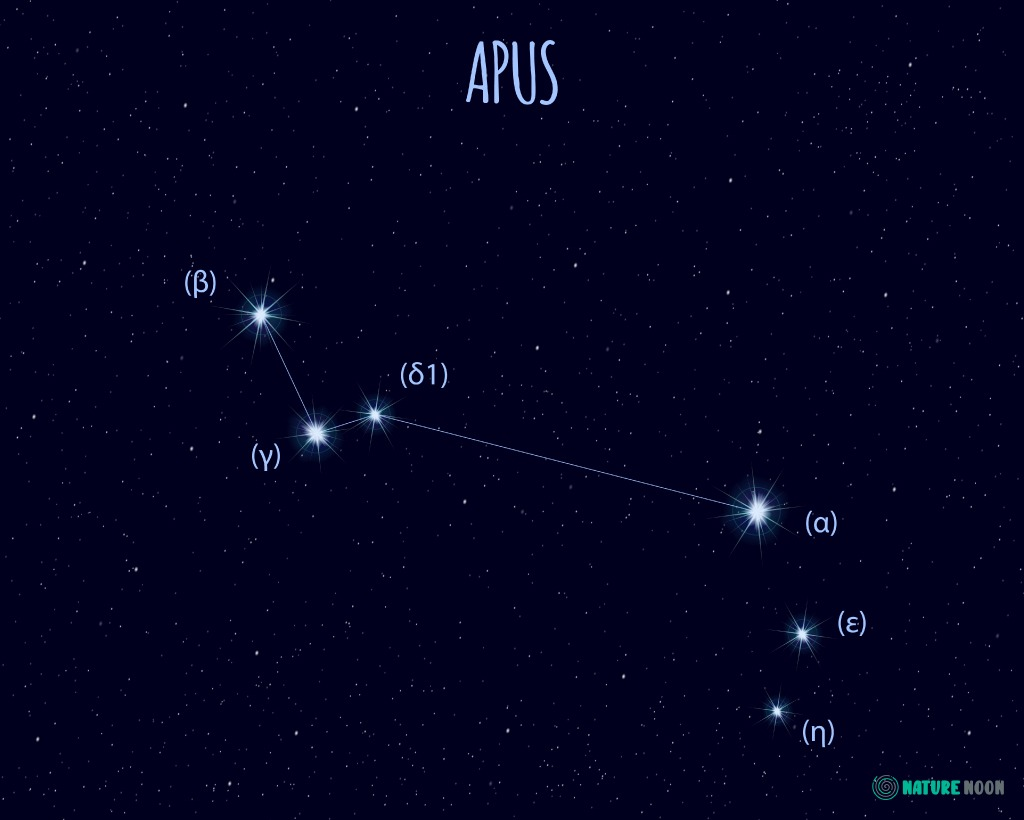
#> input picture constellations/visualization(named stars)/Apus.png, 1024 x 820 px, found by its file name; its folder holds only this picture in this run
$ python clear_refence_images.py
#> lines starting #> are read from the running program, lines starting #| are printed output that depends on the picture; after the words box and inside, x2 and y2 are one past the last pixel; in counts of white or black regions, pixels touching at a corner belong together
### constellations/calculate_angles.py
import numpy as np
import math


class Point:
    def __init__(self, x, y):
        self.x = x
        self.y = y

def create_stars_list(image):
    stars = []
    block_size = 5
    block_size_half = int(block_size / 2)
    image = np.append(np.zeros((image.shape[0], block_size_half), np.uint8), image, axis=1)
    image = np.append(image, np.zeros((image.shape[0], block_size_half), np.uint8), axis=1)

    image = np.append(np.zeros((block_size_half, image.shape[1]), np.uint8), image, axis=0)
    image = np.append(image, np.zeros((block_size_half, image.shape[1]), np.uint8), axis=0)
    for i in range(block_size_half, image.shape[0] - (block_size_half + 1)):
        for j in range(block_size_half, image.shape[1] - (block_size_half + 1)):
            if image[i][j] != 0:
                contains = False
                new_star = Point(j - block_size_half, i - block_size_half)
                for star in stars:
                    if calculate_distance(new_star, star) < 20:
                        contains = True
                        break
                if not contains:
                    stars.append(new_star)
    return stars

def calculate_distance(point1: Point, point2: Point):
    return math.sqrt(((point1.x - point2.x) ** 2) + ((point1.y - point2.y) ** 2))


# [16 lines left out: function calculate_angles, not called in this run]

### constellations/clear_refence_images.py
import cv2
import numpy as np
import os
import calculate_angles

src_dir = './visualization(named stars)'
dest_dir = './reference_images'

def clear_constellation_image(filename):
#> called with filename = 'Apus.png'
    img = cv2.imread(fr'{src_dir}\{filename}',cv2.IMREAD_UNCHANGED)
#> img is the input picture: shape (820, 1024, 3); mean B, G, R 32.5, 2.4, 2.1
    cleared_image = np.zeros((img.shape[0], img.shape[1]), np.uint8)
    for i in range(img.shape[0]):
        for j in range(img.shape[1]):
            avg = int(img[i][j][0]) + int(img[i][j][1]) + int(img[i][j][2])
            avg /= 3
            if avg < 215:
                cleared_image[i][j] = 0
            else:
                cleared_image[i][j] = 255
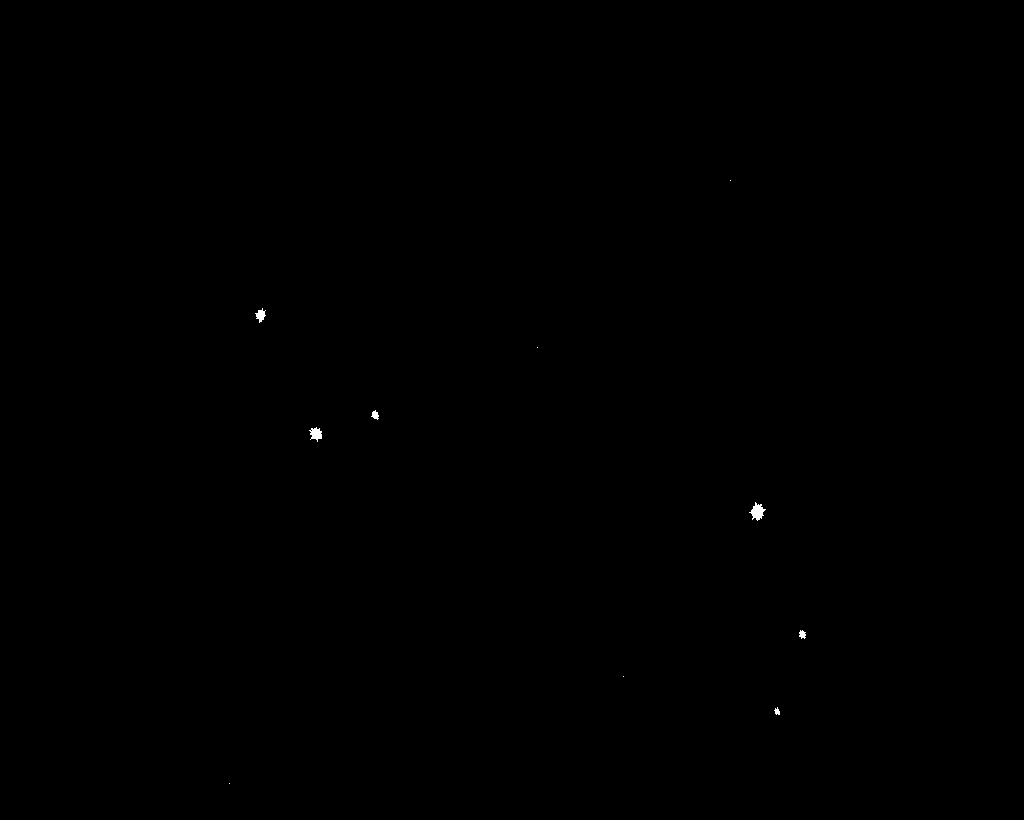
#> cleared_image: shape (820, 1024); 0.06% white; 10 white regions (4 under 20 px), largest, box (x1, y1, x2, y2) and area: (749, 502, 766, 521) 164, (309, 427, 322, 442) 119, (255, 308, 266, 323) 87, (371, 410, 379, 420) 48, (799, 630, 806, 639) 45, (774, 707, 780, 715) 30

    stars = calculate_angles.create_stars_list(cleared_image)
#> in create_stars_list, `image = np.append(np.zeros((image.shape[0], block_size_half), np.uint8..`: image: shape (820, 1026); 0.06% white; 10 white regions (4 under 20 px), largest, box (x1, y1, x2, y2) and area: (751, 502, 768, 521) 164, (311, 427, 324, 442) 119, (257, 308, 268, 323) 87, (373, 410, 381, 420) 48, (801, 630, 808, 639) 45, (776, 707, 782, 715) 30
#> in create_stars_list, `image = np.append(np.zeros((block_size_half, image.shape[1]), np.uint8..`: image: shape (822, 1028); 0.06% white; 10 white regions (4 under 20 px), largest, box (x1, y1, x2, y2) and area: (751, 504, 768, 523) 164, (311, 429, 324, 444) 119, (257, 310, 268, 325) 87, (373, 412, 381, 422) 48, (801, 632, 808, 641) 45, (776, 709, 782, 717) 30
#> stars = 10 items
    cleared_image = np.zeros((img.shape[0], img.shape[1]), np.uint8)
    for star in stars:
        cleared_image[star.y][star.x] = 255
#> this loop made 10 passes
#> cleared_image: shape (820, 1024); 0% white in thin lines or dots, all inside (x1, y1, x2, y2) = (229, 180, 801, 784)
    # kernel = np.ones((2, 2), np.uint8)

    # cleared_image = cv2.dilate(cleared_image, kernel)

    cv2.imwrite(fr"{dest_dir}\{filename}", cleared_image)

for file in os.listdir(src_dir):
    clear_constellation_image(file)
